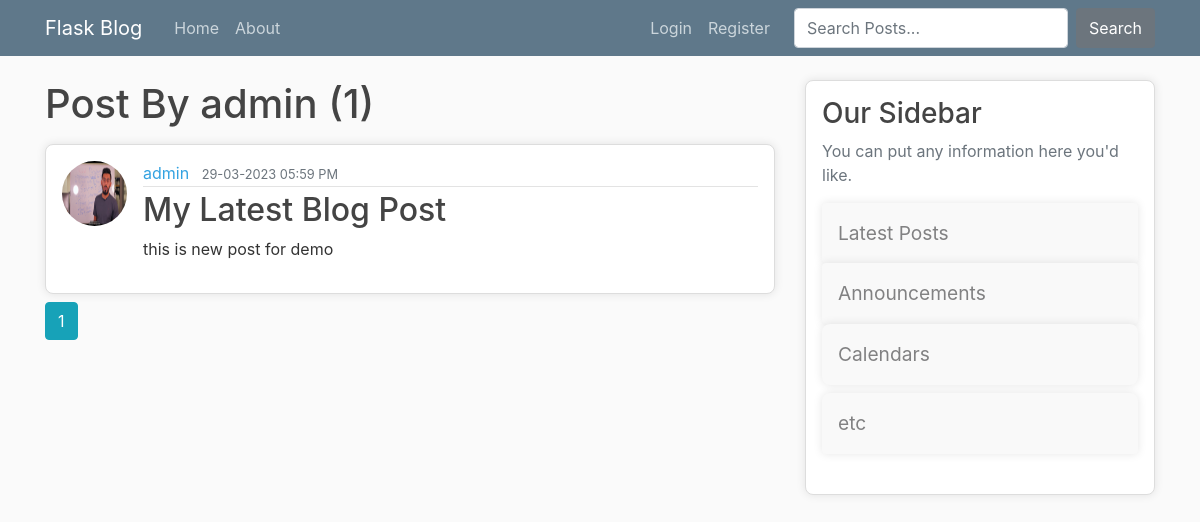
The app's page /user/admin, older data.
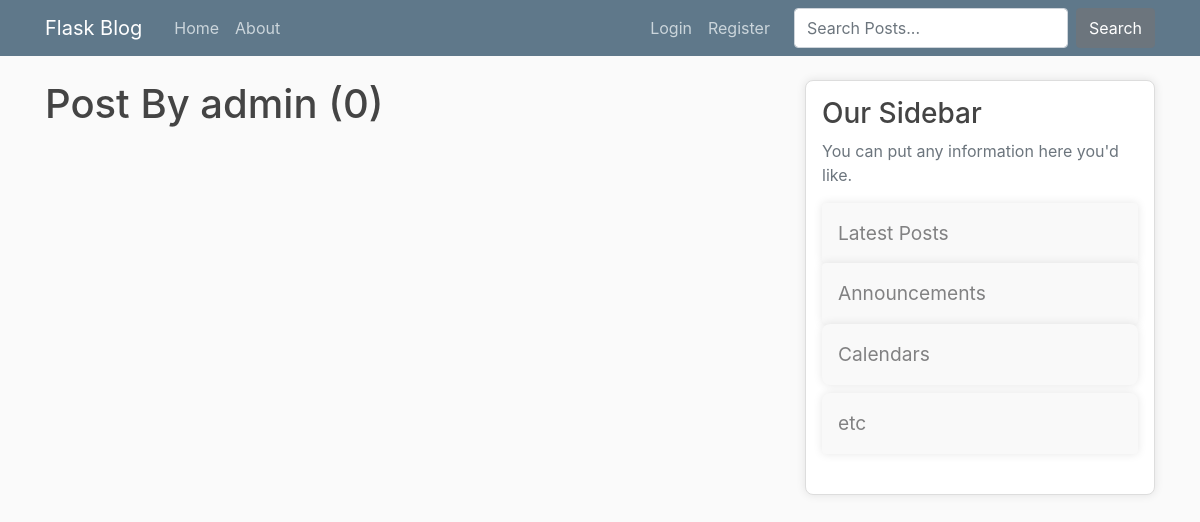
The same page, newer data.
### flaskblog/models.py (models this page shows, shortened)
class Post(db.Model):
    id = db.Column(db.Integer, primary_key=True)
    title = db.Column(db.String(100), nullable=False)
    content = db.Column(db.Text, nullable=False)
    date_posted = db.Column(db.DateTime, nullable=False, default=datetime.utcnow)
    user_id = db.Column(db.Integer, db.ForeignKey('user.id'), nullable=False)

class User(db.Model,UserMixin):
    id = db.Column(db.Integer, primary_key=True)
    username = db.Column(db.String(20), unique=True, nullable=False)
    email = db.Column(db.String(120), unique=True, nullable=False)
    image_file = db.Column(db.String(20), nullable=False, default='default.png')
    password = db.Column(db.String(60), nullable=False)
    posts = db.relationship('Post', backref='author', lazy='dynamic')

### flaskblog/users/routes.py (the view)
@users.route("/user/<string:username>")
def user_posts(username):
    page = request.args.get('page', 1, type=int)
    user = User.query.filter_by(username=username).first_or_404()
    posts = Post.query.filter_by(author=user)\
        .order_by(Post.date_posted.desc())\
        .paginate(page=page, per_page=5)
    return render_template('user_posts.html', posts=posts, user=user)

### flaskblog/templates/user_posts.html
{% extends 'layout.html' %}
{% block content %}
    <h1 class="mb-3">Post By {{ user.username }}  ({{ posts.total }})</h1>
    {% for post in posts.items %}
        <article class="media content-section">
            <img class="rounded-circle article-img" src="{{ url_for('static',filename='profile_pics/'+ post.author.image_file) }}" alt="">
            <div class="media-body">
            <div class="article-metadata">
                <a class="mr-2" href="{{ url_for('users.user_posts',username=post.author.username) }}">{{ post.author.username }}</a>
                <small class="text-muted">{{ post.date_posted.strftime('%d-%m-%Y  %I:%M %p') }}</small>
            </div>
            <h2><a class="article-title" href="{{ url_for('posts.post',post_id = post.id) }}">{{ post.title }}</a></h2>
            <p class="article-content">{{ post.content }}</p>
            </div>
        </article>
    {% endfor %}
    {% for page_num in posts.iter_pages(left_edge=1,right_edge=1,left_current=1 , right_current=2) %}
        {% if page_num %}
            {% if page_num == posts.page %}
                <a class="btn btn-info" href="{{ url_for('users.user_posts',username=user.username,page=page_num) }}">{{ page_num }}</a>
            {% else %}
                <a class="btn btn-outline-info" href="{{ url_for('users.user_posts',username=user.username,page=page_num) }}">{{ page_num }}</a>
            {% endif %}
        {% else %}
        ...
        {% endif %}
    {% endfor %}
{% endblock content %}

Row changes from the older to the newer data that the page shows:
removed Post: image_file (picture), author.username "admin", date_posted "29-03-2023 05:59 PM", title "My Latest Blog Post", content "this is new post for demo"
Text that changed along with them:
{{ posts.total }}: "1" → "0"
list line gone: "1"
